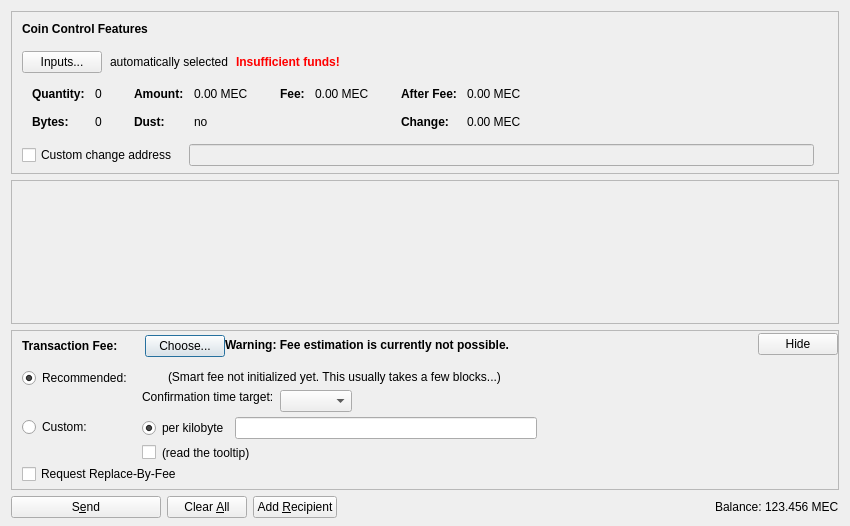
<?xml version="1.0" encoding="UTF-8"?>
<ui version="4.0">
 <class>SendCoinsDialog</class>
 <widget class="QDialog" name="SendCoinsDialog">
  <property name="geometry">
   <rect>
    <x>0</x>
    <y>0</y>
    <width>850</width>
    <height>526</height>
   </rect>
  </property>
  <property name="windowTitle">
   <string>Send Coins</string>
  </property>
  <layout class="QVBoxLayout" name="verticalLayout" stretch="0,1,0,0">
   <property name="bottomMargin">
    <number>8</number>
   </property>
   <item>
    <widget class="QFrame" name="frameCoinControl">
     <property name="sizePolicy">
      <sizepolicy hsizetype="Expanding" vsizetype="Expanding">
       <horstretch>0</horstretch>
       <verstretch>0</verstretch>
      </sizepolicy>
     </property>
     <property name="maximumSize">
      <size>
       <width>16777215</width>
       <height>16777215</height>
      </size>
     </property>
     <property name="frameShape">
      <enum>QFrame::StyledPanel</enum>
     </property>
     <property name="frameShadow">
      <enum>QFrame::Sunken</enum>
     </property>
     <layout class="QVBoxLayout" name="verticalLayoutCoinControl2">
      <property name="spacing">
       <number>0</number>
      </property>
      <property name="leftMargin">
       <number>0</number>
      </property>
      <property name="topMargin">
       <number>0</number>
      </property>
      <property name="rightMargin">
       <number>0</number>
      </property>
      <property name="bottomMargin">
       <number>6</number>
      </property>
      <item>
       <layout class="QVBoxLayout" name="verticalLayoutCoinControl" stretch="0,0,0,0,1">
        <property name="spacing">
         <number>0</number>
        </property>
        <property name="leftMargin">
         <number>10</number>
        </property>
        <property name="topMargin">
         <number>10</number>
        </property>
        <item>
         <layout class="QHBoxLayout" name="horizontalLayoutCoinControl1">
          <property name="bottomMargin">
           <number>15</number>
          </property>
          <item>
           <widget class="QLabel" name="labelCoinControlFeatures">
            <property name="sizePolicy">
             <sizepolicy hsizetype="Preferred" vsizetype="Maximum">
              <horstretch>0</horstretch>
              <verstretch>0</verstretch>
             </sizepolicy>
            </property>
            <property name="font">
             <font>
              <weight>75</weight>
              <bold>true</bold>
             </font>
            </property>
            <property name="styleSheet">
             <string notr="true">font-weight:bold;</string>
            </property>
            <property name="text">
             <string>Coin Control Features</string>
            </property>
           </widget>
          </item>
         </layout>
        </item>
        <item>
         <layout class="QHBoxLayout" name="horizontalLayoutCoinControl2" stretch="0,0,0,0">
          <property name="spacing">
           <number>8</number>
          </property>
          <property name="bottomMargin">
           <number>10</number>
          </property>
          <item>
           <widget class="QPushButton" name="pushButtonCoinControl">
            <property name="styleSheet">
             <string notr="true"/>
            </property>
            <property name="text">
             <string>Inputs...</string>
            </property>
            <property name="autoDefault">
             <bool>false</bool>
            </property>
           </widget>
          </item>
          <item>
           <widget class="QLabel" name="labelCoinControlAutomaticallySelected">
            <property name="text">
             <string>automatically selected</string>
            </property>
            <property name="margin">
             <number>5</number>
            </property>
           </widget>
          </item>
          <item>
           <widget class="QLabel" name="labelCoinControlInsuffFunds">
            <property name="font">
             <font>
              <weight>75</weight>
              <bold>true</bold>
             </font>
            </property>
            <property name="styleSheet">
             <string notr="true">color:red;font-weight:bold;</string>
            </property>
            <property name="text">
             <string>Insufficient funds!</string>
            </property>
            <property name="margin">
             <number>5</number>
            </property>
           </widget>
          </item>
          <item>
           <spacer name="horizontalSpacerCoinControl">
            <property name="orientation">
             <enum>Qt::Horizontal</enum>
            </property>
            <property name="sizeHint" stdset="0">
             <size>
              <width>40</width>
              <height>1</height>
             </size>
            </property>
           </spacer>
          </item>
         </layout>
        </item>
        <item>
         <widget class="QWidget" name="widgetCoinControl" native="true">
          <property name="sizePolicy">
           <sizepolicy hsizetype="Preferred" vsizetype="Preferred">
            <horstretch>0</horstretch>
            <verstretch>0</verstretch>
           </sizepolicy>
          </property>
          <property name="minimumSize">
           <size>
            <width>0</width>
            <height>0</height>
           </size>
          </property>
          <property name="styleSheet">
           <string notr="true"/>
          </property>
          <layout class="QHBoxLayout" name="horizontalLayoutCoinControl5">
           <property name="leftMargin">
            <number>0</number>
           </property>
           <property name="topMargin">
            <number>0</number>
           </property>
           <property name="rightMargin">
            <number>0</number>
           </property>
           <property name="bottomMargin">
            <number>0</number>
           </property>
           <item>
            <layout class="QHBoxLayout" name="horizontalLayoutCoinControl3" stretch="0,0,0,1">
             <property name="spacing">
              <number>20</number>
             </property>
             <property name="topMargin">
              <number>0</number>
             </property>
             <property name="bottomMargin">
              <number>10</number>
             </property>
             <item>
              <layout class="QFormLayout" name="formLayoutCoinControl1">
               <property name="horizontalSpacing">
                <number>10</number>
               </property>
               <property name="verticalSpacing">
                <number>14</number>
               </property>
               <property name="leftMargin">
                <number>10</number>
               </property>
               <property name="topMargin">
                <number>4</number>
               </property>
               <property name="rightMargin">
                <number>6</number>
               </property>
               <item row="0" column="0">
                <widget class="QLabel" name="labelCoinControlQuantityText">
                 <property name="font">
                  <font>
                   <weight>75</weight>
                   <bold>true</bold>
                  </font>
                 </property>
                 <property name="text">
                  <string>Quantity:</string>
                 </property>
                 <property name="margin">
                  <number>0</number>
                 </property>
                </widget>
               </item>
               <item row="0" column="1">
                <widget class="QLabel" name="labelCoinControlQuantity">
                 <property name="cursor">
                  <cursorShape>IBeamCursor</cursorShape>
                 </property>
                 <property name="contextMenuPolicy">
                  <enum>Qt::ActionsContextMenu</enum>
                 </property>
                 <property name="text">
                  <string notr="true">0</string>
                 </property>
                 <property name="margin">
                  <number>0</number>
                 </property>
                 <property name="textInteractionFlags">
                  <set>Qt::LinksAccessibleByMouse|Qt::TextSelectableByKeyboard|Qt::TextSelectableByMouse</set>
                 </property>
                </widget>
               </item>
               <item row="1" column="0">
                <widget class="QLabel" name="labelCoinControlBytesText">
                 <property name="font">
                  <font>
                   <weight>75</weight>
                   <bold>true</bold>
                  </font>
                 </property>
                 <property name="text">
                  <string>Bytes:</string>
                 </property>
                </widget>
               </item>
               <item row="1" column="1">
                <widget class="QLabel" name="labelCoinControlBytes">
                 <property name="cursor">
                  <cursorShape>IBeamCursor</cursorShape>
                 </property>
                 <property name="contextMenuPolicy">
                  <enum>Qt::ActionsContextMenu</enum>
                 </property>
                 <property name="text">
                  <string notr="true">0</string>
                 </property>
                 <property name="textInteractionFlags">
                  <set>Qt::LinksAccessibleByMouse|Qt::TextSelectableByKeyboard|Qt::TextSelectableByMouse</set>
                 </property>
                </widget>
               </item>
              </layout>
             </item>
             <item>
              <layout class="QFormLayout" name="formLayoutCoinControl2">
               <property name="horizontalSpacing">
                <number>10</number>
               </property>
               <property name="verticalSpacing">
                <number>14</number>
               </property>
               <property name="leftMargin">
                <number>6</number>
               </property>
               <property name="topMargin">
                <number>4</number>
               </property>
               <property name="rightMargin">
                <number>6</number>
               </property>
               <item row="0" column="0">
                <widget class="QLabel" name="labelCoinControlAmountText">
                 <property name="font">
                  <font>
                   <weight>75</weight>
                   <bold>true</bold>
                  </font>
                 </property>
                 <property name="text">
                  <string>Amount:</string>
                 </property>
                 <property name="margin">
                  <number>0</number>
                 </property>
                </widget>
               </item>
               <item row="0" column="1">
                <widget class="QLabel" name="labelCoinControlAmount">
                 <property name="cursor">
                  <cursorShape>IBeamCursor</cursorShape>
                 </property>
                 <property name="contextMenuPolicy">
                  <enum>Qt::ActionsContextMenu</enum>
                 </property>
                 <property name="text">
                  <string notr="true">0.00 MEC</string>
                 </property>
                 <property name="textInteractionFlags">
                  <set>Qt::LinksAccessibleByMouse|Qt::TextSelectableByKeyboard|Qt::TextSelectableByMouse</set>
                 </property>
                </widget>
               </item>
               <item row="1" column="0">
                <widget class="QLabel" name="labelCoinControlLowOutputText">
                 <property name="font">
                  <font>
                   <weight>75</weight>
                   <bold>true</bold>
                  </font>
                 </property>
                 <property name="text">
                  <string>Dust:</string>
                 </property>
                </widget>
               </item>
               <item row="1" column="1">
                <widget class="QLabel" name="labelCoinControlLowOutput">
                 <property name="cursor">
                  <cursorShape>IBeamCursor</cursorShape>
                 </property>
                 <property name="contextMenuPolicy">
                  <enum>Qt::ActionsContextMenu</enum>
                 </property>
                 <property name="text">
                  <string notr="true">no</string>
                 </property>
                 <property name="textInteractionFlags">
                  <set>Qt::LinksAccessibleByMouse|Qt::TextSelectableByKeyboard|Qt::TextSelectableByMouse</set>
                 </property>
                </widget>
               </item>
              </layout>
             </item>
             <item>
              <layout class="QFormLayout" name="formLayoutCoinControl3">
               <property name="horizontalSpacing">
                <number>10</number>
               </property>
               <property name="verticalSpacing">
                <number>14</number>
               </property>
               <property name="leftMargin">
                <number>6</number>
               </property>
               <property name="topMargin">
                <number>4</number>
               </property>
               <property name="rightMargin">
                <number>6</number>
               </property>
               <item row="0" column="0">
                <widget class="QLabel" name="labelCoinControlFeeText">
                 <property name="font">
                  <font>
                   <weight>75</weight>
                   <bold>true</bold>
                  </font>
                 </property>
                 <property name="text">
                  <string>Fee:</string>
                 </property>
                 <property name="margin">
                  <number>0</number>
                 </property>
                </widget>
               </item>
               <item row="0" column="1">
                <widget class="QLabel" name="labelCoinControlFee">
                 <property name="cursor">
                  <cursorShape>IBeamCursor</cursorShape>
                 </property>
                 <property name="contextMenuPolicy">
                  <enum>Qt::ActionsContextMenu</enum>
                 </property>
                 <property name="text">
                  <string notr="true">0.00 MEC</string>
                 </property>
                 <property name="textInteractionFlags">
                  <set>Qt::LinksAccessibleByMouse|Qt::TextSelectableByKeyboard|Qt::TextSelectableByMouse</set>
                 </property>
                </widget>
               </item>
              </layout>
             </item>
             <item>
              <layout class="QFormLayout" name="formLayoutCoinControl4">
               <property name="horizontalSpacing">
                <number>10</number>
               </property>
               <property name="verticalSpacing">
                <number>14</number>
               </property>
               <property name="leftMargin">
                <number>6</number>
               </property>
               <property name="topMargin">
                <number>4</number>
               </property>
               <property name="rightMargin">
                <number>6</number>
               </property>
               <item row="0" column="0">
                <widget class="QLabel" name="labelCoinControlAfterFeeText">
                 <property name="font">
                  <font>
                   <weight>75</weight>
                   <bold>true</bold>
                  </font>
                 </property>
                 <property name="text">
                  <string>After Fee:</string>
                 </property>
                 <property name="margin">
                  <number>0</number>
                 </property>
                </widget>
               </item>
               <item row="0" column="1">
                <widget class="QLabel" name="labelCoinControlAfterFee">
                 <property name="cursor">
                  <cursorShape>IBeamCursor</cursorShape>
                 </property>
                 <property name="contextMenuPolicy">
                  <enum>Qt::ActionsContextMenu</enum>
                 </property>
                 <property name="text">
                  <string notr="true">0.00 MEC</string>
                 </property>
                 <property name="textInteractionFlags">
                  <set>Qt::LinksAccessibleByMouse|Qt::TextSelectableByKeyboard|Qt::TextSelectableByMouse</set>
                 </property>
                </widget>
               </item>
               <item row="1" column="0">
                <widget class="QLabel" name="labelCoinControlChangeText">
                 <property name="font">
                  <font>
                   <weight>75</weight>
                   <bold>true</bold>
                  </font>
                 </property>
                 <property name="text">
                  <string>Change:</string>
                 </property>
                </widget>
               </item>
               <item row="1" column="1">
                <widget class="QLabel" name="labelCoinControlChange">
                 <property name="cursor">
                  <cursorShape>IBeamCursor</cursorShape>
                 </property>
                 <property name="contextMenuPolicy">
                  <enum>Qt::ActionsContextMenu</enum>
                 </property>
                 <property name="text">
                  <string notr="true">0.00 MEC</string>
                 </property>
                 <property name="textInteractionFlags">
                  <set>Qt::LinksAccessibleByMouse|Qt::TextSelectableByKeyboard|Qt::TextSelectableByMouse</set>
                 </property>
                </widget>
               </item>
              </layout>
             </item>
            </layout>
           </item>
          </layout>
         </widget>
        </item>
        <item>
         <layout class="QHBoxLayout" name="horizontalLayoutCoinControl4" stretch="0,0,0">
          <property name="spacing">
           <number>12</number>
          </property>
          <property name="sizeConstraint">
           <enum>QLayout::SetDefaultConstraint</enum>
          </property>
          <property name="topMargin">
           <number>5</number>
          </property>
          <property name="rightMargin">
           <number>5</number>
          </property>
          <item>
           <widget class="QCheckBox" name="checkBoxCoinControlChange">
            <property name="toolTip">
             <string>If this is activated, but the change address is empty or invalid, change will be sent to a newly generated address.</string>
            </property>
            <property name="text">
             <string>Custom change address</string>
            </property>
           </widget>
          </item>
          <item>
           <widget class="QValidatedLineEdit" name="lineEditCoinControlChange">
            <property name="enabled">
             <bool>false</bool>
            </property>
            <property name="sizePolicy">
             <sizepolicy hsizetype="Expanding" vsizetype="Fixed">
              <horstretch>0</horstretch>
              <verstretch>0</verstretch>
             </sizepolicy>
            </property>
           </widget>
          </item>
          <item>
           <widget class="QLabel" name="labelCoinControlChangeLabel">
            <property name="sizePolicy">
             <sizepolicy hsizetype="Preferred" vsizetype="Expanding">
              <horstretch>0</horstretch>
              <verstretch>0</verstretch>
             </sizepolicy>
            </property>
            <property name="minimumSize">
             <size>
              <width>0</width>
              <height>0</height>
             </size>
            </property>
            <property name="text">
             <string/>
            </property>
            <property name="margin">
             <number>3</number>
            </property>
           </widget>
          </item>
         </layout>
        </item>
        <item>
         <spacer name="verticalSpacerCoinControl">
          <property name="orientation">
           <enum>Qt::Vertical</enum>
          </property>
          <property name="sizeHint" stdset="0">
           <size>
            <width>800</width>
            <height>1</height>
           </size>
          </property>
         </spacer>
        </item>
       </layout>
      </item>
     </layout>
    </widget>
   </item>
   <item>
    <widget class="QScrollArea" name="scrollArea">
     <property name="widgetResizable">
      <bool>true</bool>
     </property>
     <widget class="QWidget" name="scrollAreaWidgetContents">
      <property name="geometry">
       <rect>
        <x>0</x>
        <y>0</y>
        <width>830</width>
        <height>104</height>
       </rect>
      </property>
      <layout class="QVBoxLayout" name="verticalLayout_2" stretch="0,1">
       <property name="leftMargin">
        <number>0</number>
       </property>
       <property name="topMargin">
        <number>0</number>
       </property>
       <property name="rightMargin">
        <number>0</number>
       </property>
       <property name="bottomMargin">
        <number>0</number>
       </property>
       <item>
        <layout class="QVBoxLayout" name="entries">
         <property name="spacing">
          <number>6</number>
         </property>
        </layout>
       </item>
       <item>
        <spacer name="verticalSpacer">
         <property name="orientation">
          <enum>Qt::Vertical</enum>
         </property>
         <property name="sizeHint" stdset="0">
          <size>
           <width>20</width>
           <height>40</height>
          </size>
         </property>
        </spacer>
       </item>
      </layout>
     </widget>
    </widget>
   </item>
   <item>
    <widget class="QFrame" name="frameFee">
     <property name="sizePolicy">
      <sizepolicy hsizetype="Expanding" vsizetype="Expanding">
       <horstretch>0</horstretch>
       <verstretch>0</verstretch>
      </sizepolicy>
     </property>
     <property name="maximumSize">
      <size>
       <width>16777215</width>
       <height>16777215</height>
      </size>
     </property>
     <property name="frameShape">
      <enum>QFrame::StyledPanel</enum>
     </property>
     <property name="frameShadow">
      <enum>QFrame::Sunken</enum>
     </property>
     <layout class="QVBoxLayout" name="verticalLayoutFee1">
      <property name="spacing">
       <number>0</number>
      </property>
      <property name="leftMargin">
       <number>0</number>
      </property>
      <property name="topMargin">
       <number>0</number>
      </property>
      <property name="rightMargin">
       <number>0</number>
      </property>
      <property name="bottomMargin">
       <number>0</number>
      </property>
      <item>
       <layout class="QVBoxLayout" name="verticalLayoutFee2" stretch="0,0,0">
        <property name="spacing">
         <number>0</number>
        </property>
        <property name="leftMargin">
         <number>10</number>
        </property>
        <property name="topMargin">
         <number>0</number>
        </property>
        <item>
         <layout class="QHBoxLayout" name="horizontalLayoutFee1">
          <property name="bottomMargin">
           <number>0</number>
          </property>
          <item>
           <layout class="QVBoxLayout" name="verticalLayoutFee7">
            <property name="spacing">
             <number>0</number>
            </property>
            <item>
             <spacer name="verticalSpacerSmartFee">
              <property name="orientation">
               <enum>Qt::Vertical</enum>
              </property>
              <property name="sizeType">
               <enum>QSizePolicy::Fixed</enum>
              </property>
              <property name="sizeHint" stdset="0">
               <size>
                <width>1</width>
                <height>4</height>
               </size>
              </property>
             </spacer>
            </item>
            <item>
             <layout class="QHBoxLayout" name="horizontalLayoutSmartFee">
              <property name="spacing">
               <number>10</number>
              </property>
              <item>
               <widget class="QLabel" name="labelFeeHeadline">
                <property name="sizePolicy">
                 <sizepolicy hsizetype="Preferred" vsizetype="Maximum">
                  <horstretch>0</horstretch>
                  <verstretch>0</verstretch>
                 </sizepolicy>
                </property>
                <property name="font">
                 <font>
                  <weight>75</weight>
                  <bold>true</bold>
                 </font>
                </property>
                <property name="styleSheet">
                 <string notr="true">font-weight:bold;</string>
                </property>
                <property name="text">
                 <string>Transaction Fee:</string>
                </property>
               </widget>
              </item>
              <item>
               <widget class="QLabel" name="labelFeeMinimized">
                <property name="text">
                 <string/>
                </property>
               </widget>
              </item>
              <item>
               <widget class="QPushButton" name="buttonChooseFee">
                <property name="text">
                 <string>Choose...</string>
                </property>
               </widget>
              </item>
             </layout>
            </item>
            <item>
             <spacer name="verticalSpacer_5">
              <property name="orientation">
               <enum>Qt::Vertical</enum>
              </property>
              <property name="sizeHint" stdset="0">
               <size>
                <width>1</width>
                <height>1</height>
               </size>
              </property>
             </spacer>
            </item>
           </layout>
          </item>
          <item>
           <widget class="QLabel" name="fallbackFeeWarningLabel">
            <property name="toolTip">
             <string>Using the fallbackfee can result in sending a transaction that will take several hours or days (or never) to confirm. Consider choosing your fee manually or wait until you have validated the complete chain.</string>
            </property>
            <property name="font">
            <font>
                <weight>75</weight>
                <bold>true</bold>
            </font>
            </property>
            <property name="text">
             <string>Warning: Fee estimation is currently not possible.</string>
            </property>
            <property name="wordWrap">
             <bool>false</bool>
            </property>
           </widget>
          </item>
          <item>
           <spacer name="horizontalSpacer_4">
            <property name="orientation">
             <enum>Qt::Horizontal</enum>
            </property>
            <property name="sizeType">
             <enum>QSizePolicy::MinimumExpanding</enum>
            </property>
            <property name="sizeHint" stdset="0">
             <size>
              <width>40</width>
              <height>20</height>
             </size>
            </property>
           </spacer>
          </item>
          <item>
           <widget class="QPushButton" name="buttonMinimizeFee">
            <property name="toolTip">
             <string>collapse fee-settings</string>
            </property>
            <property name="text">
             <string>Hide</string>
            </property>
           </widget>
          </item>
         </layout>
        </item>
        <item>
         <widget class="QFrame" name="frameFeeSelection">
          <layout class="QVBoxLayout" name="verticalLayoutFee12">
           <property name="spacing">
            <number>0</number>
           </property>
           <property name="leftMargin">
            <number>0</number>
           </property>
           <property name="topMargin">
            <number>0</number>
           </property>
           <property name="rightMargin">
            <number>0</number>
           </property>
           <property name="bottomMargin">
            <number>0</number>
           </property>
           <item>
            <layout class="QGridLayout" name="gridLayoutFee">
             <property name="topMargin">
              <number>10</number>
             </property>
             <property name="bottomMargin">
              <number>4</number>
             </property>
             <property name="horizontalSpacing">
              <number>10</number>
             </property>
             <property name="verticalSpacing">
              <number>4</number>
             </property>
             <item row="1" column="1">
              <layout class="QVBoxLayout" name="verticalLayoutFee8">
               <property name="spacing">
                <number>6</number>
               </property>
               <item>
                <layout class="QHBoxLayout" name="horizontalLayoutFee13">
                 <item>
                  <widget class="QRadioButton" name="radioCustomPerKilobyte">
                   <property name="toolTip">
                    <string>If the custom fee is set to 1000 satoshis and the transaction is only 250 bytes, then &quot;per kilobyte&quot; only pays 250 satoshis in fee, while &quot;total at least&quot; pays 1000 satoshis. For transactions bigger than a kilobyte both pay by kilobyte.</string>
                   </property>
                   <property name="text">
                    <string>per kilobyte</string>
                   </property>
                   <property name="checked">
                    <bool>true</bool>
                   </property>
                   <attribute name="buttonGroup">
                    <string notr="true">groupCustomFee</string>
                   </attribute>
                  </widget>
                 </item>
                 <item>
                  <widget class="BitcoinAmountField" name="customFee"/>
                 </item>
                 <item>
                  <spacer name="horizontalSpacer_6">
                   <property name="orientation">
                    <enum>Qt::Horizontal</enum>
                   </property>
                   <property name="sizeHint" stdset="0">
                    <size>
                     <width>1</width>
                     <height>1</height>
                    </size>
                   </property>
                  </spacer>
                 </item>
                </layout>
               </item>
               <item>
                <layout class="QHBoxLayout" name="horizontalLayoutFee8">
                 <item>
                  <widget class="QCheckBox" name="checkBoxMinimumFee">
                   <property name="toolTip">
                    <string>Paying only the minimum fee is just fine as long as there is less transaction volume than space in the blocks. But be aware that this can end up in a never confirming transaction once there is more demand for megacoin transactions than the network can process.</string>
                   </property>
                   <property name="text">
                    <string/>
                   </property>
                  </widget>
                 </item>
                 <item>
                  <widget class="QLabel" name="labelMinFeeWarning">
                   <property name="enabled">
                    <bool>true</bool>
                   </property>
                   <property name="toolTip">
                    <string>Paying only the minimum fee is just fine as long as there is less transaction volume than space in the blocks. But be aware that this can end up in a never confirming transaction once there is more demand for megacoin transactions than the network can process.</string>
                   </property>
                   <property name="text">
                    <string>(read the tooltip)</string>
                   </property>
                   <property name="margin">
                    <number>5</number>
                   </property>
                  </widget>
                 </item>
                 <item>
                  <spacer name="horizontalSpacer_2">
                   <property name="orientation">
                    <enum>Qt::Horizontal</enum>
                   </property>
                   <property name="sizeHint" stdset="0">
                    <size>
                     <width>1</width>
                     <height>1</height>
                    </size>
                   </property>
                  </spacer>
                 </item>
                </layout>
               </item>
              </layout>
             </item>
             <item row="0" column="0">
              <layout class="QVBoxLayout" name="verticalLayoutFee4" stretch="0,1">
               <item>
                <widget class="QRadioButton" name="radioSmartFee">
                 <property name="text">
                  <string>Recommended:</string>
                 </property>
                 <property name="checked">
                  <bool>true</bool>
                 </property>
                 <attribute name="buttonGroup">
                  <string notr="true">groupFee</string>
                 </attribute>
                </widget>
               </item>
               <item>
                <spacer name="verticalSpacer_2">
                 <property name="orientation">
                  <enum>Qt::Vertical</enum>
                 </property>
                 <property name="sizeHint" stdset="0">
                  <size>
                   <width>1</width>
                   <height>1</height>
                  </size>
                 </property>
                </spacer>
               </item>
              </layout>
             </item>
             <item row="1" column="0">
              <layout class="QVBoxLayout" name="verticalLayoutFee9" stretch="0,1">
               <item>
                <widget class="QRadioButton" name="radioCustomFee">
                 <property name="text">
                  <string>Custom:</string>
                 </property>
                 <attribute name="buttonGroup">
                  <string notr="true">groupFee</string>
                 </attribute>
                </widget>
               </item>
               <item>
                <spacer name="verticalSpacer_6">
                 <property name="orientation">
                  <enum>Qt::Vertical</enum>
                 </property>
                 <property name="sizeHint" stdset="0">
                  <size>
                   <width>1</width>
                   <height>1</height>
                  </size>
                 </property>
                </spacer>
               </item>
              </layout>
             </item>
             <item row="0" column="1">
              <layout class="QVBoxLayout" name="verticalLayoutFee3" stretch="0,0,1">
               <property name="spacing">
                <number>6</number>
               </property>
               <property name="topMargin">
                <number>2</number>
               </property>
               <item>
                <layout class="QHBoxLayout" name="horizontalLayoutFee12">
                 <item>
                  <widget class="QLabel" name="labelSmartFee">
                   <property name="text">
                    <string/>
                   </property>
                   <property name="margin">
                    <number>2</number>
                   </property>
                  </widget>
                 </item>
                 <item>
                  <widget class="QLabel" name="labelFeeEstimation">
                   <property name="text">
                    <string/>
                   </property>
                  </widget>
                 </item>
                 <item>
                  <widget class="QLabel" name="labelSmartFee2">
                   <property name="text">
                    <string>(Smart fee not initialized yet. This usually takes a few blocks...)</string>
                   </property>
                   <property name="margin">
                    <number>2</number>
                   </property>
                  </widget>
                 </item>
                 <item>
                  <spacer name="horizontalSpacer_5">
                   <property name="orientation">
                    <enum>Qt::Horizontal</enum>
                   </property>
                   <property name="sizeHint" stdset="0">
                    <size>
                     <width>1</width>
                     <height>1</height>
                    </size>
                   </property>
                  </spacer>
                 </item>
                </layout>
               </item>
               <item>
                <layout class="QHBoxLayout" name="horizontalLayoutFee9">
                 <item>
                  <layout class="QVBoxLayout" name="verticalLayoutFee6">
                   <item>
                    <widget class="QLabel" name="labelSmartFee3">
                     <property name="text">
                      <string>Confirmation time target:</string>
                     </property>
                     <property name="margin">
                      <number>2</number>
                     </property>
                    </widget>
                   </item>
                   <item>
                    <spacer name="verticalSpacer_3">
                     <property name="orientation">
                      <enum>Qt::Vertical</enum>
                     </property>
                     <property name="sizeHint" stdset="0">
                      <size>
                       <width>1</width>
                       <height>1</height>
                      </size>
                     </property>
                    </spacer>
                   </item>
                  </layout>
                 </item>
                 <item>
                  <layout class="QVBoxLayout" name="verticalLayoutFee5">
                   <property name="rightMargin">
                    <number>30</number>
                   </property>
                   <item>
                    <layout class="QHBoxLayout" name="horizontalLayoutConfTarget">
                     <property name="bottomMargin">
                      <number>0</number>
                     </property>
                     <item>
                      <widget class="QComboBox" name="confTargetSelector"/>
                     </item>
                     <item>
                      <spacer name="horizontalSpacerConfTarget">
                       <property name="orientation">
                        <enum>Qt::Horizontal</enum>
                       </property>
                       <property name="sizeHint" stdset="0">
                        <size>
                         <width>40</width>
                         <height>20</height>
                        </size>
                       </property>
                      </spacer>
                     </item>
                    </layout>
                   </item>
                  </layout>
                 </item>
                </layout>
               </item>
               <item>
                <spacer name="verticalSpacer_4">
                 <property name="orientation">
                  <enum>Qt::Vertical</enum>
                 </property>
                 <property name="sizeHint" stdset="0">
                  <size>
                   <width>1</width>
                   <height>1</height>
                  </size>
                 </property>
                </spacer>
               </item>
              </layout>
             </item>
            </layout>
           </item>
           <item>
            <widget class="QCheckBox" name="optInRBF">
             <property name="text">
              <string>Request Replace-By-Fee</string>
             </property>
             <property name="toolTip">
              <string>Indicates that the sender may wish to replace this transaction with a new one paying higher fees (prior to being confirmed).</string>
             </property>
            </widget>
           </item>
          </layout>
         </widget>
        </item>
        <item>
         <spacer name="verticalSpacerFee">
          <property name="orientation">
           <enum>Qt::Vertical</enum>
          </property>
          <property name="sizeHint" stdset="0">
           <size>
            <width>40</width>
            <height>5</height>
           </size>
          </property>
         </spacer>
        </item>
       </layout>
      </item>
     </layout>
    </widget>
   </item>
   <item>
    <layout class="QHBoxLayout" name="horizontalLayout">
     <item>
      <widget class="QPushButton" name="sendButton">
       <property name="minimumSize">
        <size>
         <width>150</width>
         <height>0</height>
        </size>
       </property>
       <property name="toolTip">
        <string>Confirm the send action</string>
       </property>
       <property name="text">
        <string>S&amp;end</string>
       </property>
       <property name="icon">
        <iconset resource="../megacoin.qrc">
         <normaloff>:/icons/send</normaloff>:/icons/send</iconset>
       </property>
       <property name="autoDefault">
        <bool>false</bool>
       </property>
       <property name="default">
        <bool>false</bool>
       </property>
      </widget>
     </item>
     <item>
      <widget class="QPushButton" name="clearButton">
       <property name="sizePolicy">
        <sizepolicy hsizetype="Minimum" vsizetype="Fixed">
         <horstretch>0</horstretch>
         <verstretch>0</verstretch>
        </sizepolicy>
       </property>
       <property name="toolTip">
        <string>Clear all fields of the form.</string>
       </property>
       <property name="text">
        <string>Clear &amp;All</string>
       </property>
       <property name="icon">
        <iconset resource="../megacoin.qrc">
         <normaloff>:/icons/remove</normaloff>:/icons/remove</iconset>
       </property>
       <property name="autoDefault">
        <bool>false</bool>
       </property>
      </widget>
     </item>
     <item>
      <widget class="QPushButton" name="addButton">
       <property name="toolTip">
        <string>Send to multiple recipients at once</string>
       </property>
       <property name="text">
        <string>Add &amp;Recipient</string>
       </property>
       <property name="icon">
        <iconset resource="../megacoin.qrc">
         <normaloff>:/icons/add</normaloff>:/icons/add</iconset>
       </property>
       <property name="autoDefault">
        <bool>false</bool>
       </property>
      </widget>
     </item>
     <item>
      <spacer name="horizontalSpacer">
       <property name="orientation">
        <enum>Qt::Horizontal</enum>
       </property>
       <property name="sizeHint" stdset="0">
        <size>
         <width>40</width>
         <height>20</height>
        </size>
       </property>
      </spacer>
     </item>
     <item>
      <layout class="QHBoxLayout" name="horizontalLayout_2">
       <property name="spacing">
        <number>3</number>
       </property>
       <item>
        <widget class="QLabel" name="label">
         <property name="sizePolicy">
          <sizepolicy hsizetype="Preferred" vsizetype="Fixed">
           <horstretch>0</horstretch>
           <verstretch>0</verstretch>
          </sizepolicy>
         </property>
         <property name="text">
          <string>Balance:</string>
         </property>
        </widget>
       </item>
       <item>
        <widget class="QLabel" name="labelBalance">
         <property name="sizePolicy">
          <sizepolicy hsizetype="Preferred" vsizetype="Fixed">
           <horstretch>0</horstretch>
           <verstretch>0</verstretch>
          </sizepolicy>
         </property>
         <property name="cursor">
          <cursorShape>IBeamCursor</cursorShape>
         </property>
         <property name="text">
          <string notr="true">123.456 MEC</string>
         </property>
         <property name="textInteractionFlags">
          <set>Qt::LinksAccessibleByMouse|Qt::TextSelectableByKeyboard|Qt::TextSelectableByMouse</set>
         </property>
        </widget>
       </item>
      </layout>
     </item>
    </layout>
   </item>
  </layout>
 </widget>
 <customwidgets>
  <customwidget>
   <class>QValidatedLineEdit</class>
   <extends>QLineEdit</extends>
   <header>qvalidatedlineedit.h</header>
  </customwidget>
  <customwidget>
   <class>BitcoinAmountField</class>
   <extends>QLineEdit</extends>
   <header>megacoinamountfield.h</header>
   <container>1</container>
  </customwidget>
 </customwidgets>
 <resources>
  <include location="../megacoin.qrc"/>
 </resources>
 <connections/>
 <buttongroups>
  <buttongroup name="groupFee"/>
  <buttongroup name="groupCustomFee"/>
 </buttongroups>
</ui>
